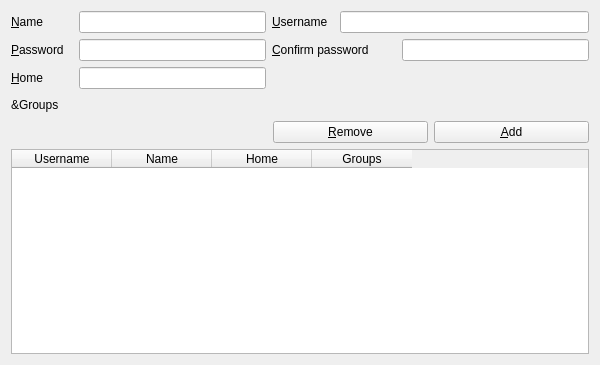
<?xml version="1.0" encoding="UTF-8"?>
<ui version="4.0">
 <class>usersPage</class>
 <widget class="QWidget" name="usersPage">
  <property name="geometry">
   <rect>
    <x>0</x>
    <y>0</y>
    <width>600</width>
    <height>365</height>
   </rect>
  </property>
  <property name="windowTitle">
   <string>Form</string>
  </property>
  <layout class="QVBoxLayout" name="verticalLayout_2">
   <item>
    <layout class="QVBoxLayout" name="userInfoVerticalLayout">
     <item>
      <layout class="QHBoxLayout" name="nameHorizontalLayout">
       <item>
        <widget class="QLabel" name="nameLabel">
         <property name="sizePolicy">
          <sizepolicy hsizetype="Preferred" vsizetype="Preferred">
           <horstretch>1</horstretch>
           <verstretch>0</verstretch>
          </sizepolicy>
         </property>
         <property name="text">
          <string>&amp;Name</string>
         </property>
         <property name="buddy">
          <cstring>nameLineEdit</cstring>
         </property>
        </widget>
       </item>
       <item>
        <widget class="QLineEdit" name="nameLineEdit">
         <property name="sizePolicy">
          <sizepolicy hsizetype="Expanding" vsizetype="Fixed">
           <horstretch>3</horstretch>
           <verstretch>0</verstretch>
          </sizepolicy>
         </property>
        </widget>
       </item>
       <item>
        <widget class="QLabel" name="userNameLabel">
         <property name="sizePolicy">
          <sizepolicy hsizetype="Preferred" vsizetype="Preferred">
           <horstretch>1</horstretch>
           <verstretch>0</verstretch>
          </sizepolicy>
         </property>
         <property name="text">
          <string>&amp;Username</string>
         </property>
         <property name="buddy">
          <cstring>userNameLineEdit</cstring>
         </property>
        </widget>
       </item>
       <item>
        <widget class="QLineEdit" name="userNameLineEdit">
         <property name="sizePolicy">
          <sizepolicy hsizetype="Expanding" vsizetype="Fixed">
           <horstretch>4</horstretch>
           <verstretch>0</verstretch>
          </sizepolicy>
         </property>
        </widget>
       </item>
      </layout>
     </item>
     <item>
      <layout class="QHBoxLayout" name="passwordHorizontalLayout">
       <item>
        <widget class="QLabel" name="passwordLabel">
         <property name="sizePolicy">
          <sizepolicy hsizetype="Preferred" vsizetype="Preferred">
           <horstretch>1</horstretch>
           <verstretch>0</verstretch>
          </sizepolicy>
         </property>
         <property name="text">
          <string>&amp;Password</string>
         </property>
         <property name="buddy">
          <cstring>passwordLineEdit</cstring>
         </property>
        </widget>
       </item>
       <item>
        <widget class="QLineEdit" name="passwordLineEdit">
         <property name="sizePolicy">
          <sizepolicy hsizetype="Expanding" vsizetype="Fixed">
           <horstretch>3</horstretch>
           <verstretch>0</verstretch>
          </sizepolicy>
         </property>
        </widget>
       </item>
       <item>
        <widget class="QLabel" name="confirmPasswordlabel">
         <property name="sizePolicy">
          <sizepolicy hsizetype="Preferred" vsizetype="Preferred">
           <horstretch>2</horstretch>
           <verstretch>0</verstretch>
          </sizepolicy>
         </property>
         <property name="text">
          <string>&amp;Confirm password</string>
         </property>
         <property name="buddy">
          <cstring>confirmPasswordLineEdit</cstring>
         </property>
        </widget>
       </item>
       <item>
        <widget class="QLineEdit" name="confirmPasswordLineEdit">
         <property name="sizePolicy">
          <sizepolicy hsizetype="Expanding" vsizetype="Fixed">
           <horstretch>3</horstretch>
           <verstretch>0</verstretch>
          </sizepolicy>
         </property>
        </widget>
       </item>
      </layout>
     </item>
     <item>
      <layout class="QHBoxLayout" name="homeHorizontalLayout">
       <item>
        <widget class="QLabel" name="homeLabel">
         <property name="sizePolicy">
          <sizepolicy hsizetype="Preferred" vsizetype="Preferred">
           <horstretch>1</horstretch>
           <verstretch>0</verstretch>
          </sizepolicy>
         </property>
         <property name="text">
          <string>&amp;Home</string>
         </property>
         <property name="buddy">
          <cstring>homeLineEdit</cstring>
         </property>
        </widget>
       </item>
       <item>
        <widget class="QLineEdit" name="homeLineEdit">
         <property name="sizePolicy">
          <sizepolicy hsizetype="Expanding" vsizetype="Fixed">
           <horstretch>3</horstretch>
           <verstretch>0</verstretch>
          </sizepolicy>
         </property>
         <property name="text">
          <string/>
         </property>
        </widget>
       </item>
       <item>
        <spacer name="homeHorizontalSpacer">
         <property name="orientation">
          <enum>Qt::Horizontal</enum>
         </property>
         <property name="sizeHint" stdset="0">
          <size>
           <width>323</width>
           <height>20</height>
          </size>
         </property>
        </spacer>
       </item>
      </layout>
     </item>
     <item>
      <layout class="QHBoxLayout" name="groupsHorizontalLayout">
       <item>
        <widget class="QLabel" name="groupsLabel">
         <property name="sizePolicy">
          <sizepolicy hsizetype="Preferred" vsizetype="Preferred">
           <horstretch>1</horstretch>
           <verstretch>0</verstretch>
          </sizepolicy>
         </property>
         <property name="text">
          <string>&amp;Groups</string>
         </property>
        </widget>
       </item>
       <item>
        <spacer name="groupsHorizontalSpacer">
         <property name="orientation">
          <enum>Qt::Horizontal</enum>
         </property>
         <property name="sizeHint" stdset="0">
          <size>
           <width>323</width>
           <height>20</height>
          </size>
         </property>
        </spacer>
       </item>
      </layout>
     </item>
     <item>
      <layout class="QHBoxLayout" name="operationsHorizontalLayout">
       <item>
        <spacer name="horizontalSpacer_3">
         <property name="orientation">
          <enum>Qt::Horizontal</enum>
         </property>
         <property name="sizeHint" stdset="0">
          <size>
           <width>262</width>
           <height>17</height>
          </size>
         </property>
        </spacer>
       </item>
       <item>
        <widget class="QPushButton" name="removeUserPushButton">
         <property name="sizePolicy">
          <sizepolicy hsizetype="Minimum" vsizetype="Fixed">
           <horstretch>1</horstretch>
           <verstretch>0</verstretch>
          </sizepolicy>
         </property>
         <property name="text">
          <string>&amp;Remove</string>
         </property>
        </widget>
       </item>
       <item>
        <widget class="QPushButton" name="addUserPushButton">
         <property name="sizePolicy">
          <sizepolicy hsizetype="Minimum" vsizetype="Fixed">
           <horstretch>1</horstretch>
           <verstretch>0</verstretch>
          </sizepolicy>
         </property>
         <property name="text">
          <string>&amp;Add</string>
         </property>
        </widget>
       </item>
      </layout>
     </item>
    </layout>
   </item>
   <item>
    <widget class="QTableWidget" name="usersTableWidget">
     <column>
      <property name="text">
       <string>Username</string>
      </property>
     </column>
     <column>
      <property name="text">
       <string>Name</string>
      </property>
     </column>
     <column>
      <property name="text">
       <string>Home</string>
      </property>
     </column>
     <column>
      <property name="text">
       <string>Groups</string>
      </property>
     </column>
    </widget>
   </item>
  </layout>
 </widget>
 <resources/>
 <connections/>
</ui>
